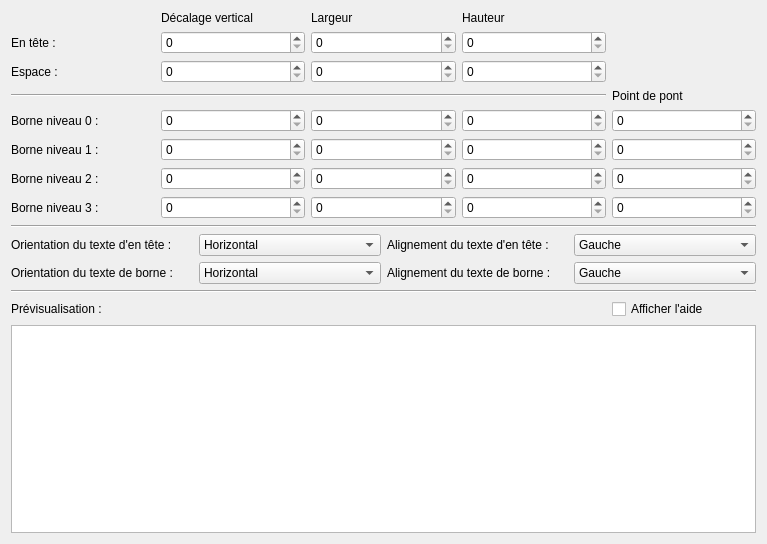
<?xml version="1.0" encoding="UTF-8"?>
<ui version="4.0">
 <class>TerminalStripLayoutEditor</class>
 <widget class="QWidget" name="TerminalStripLayoutEditor">
  <property name="geometry">
   <rect>
    <x>0</x>
    <y>0</y>
    <width>767</width>
    <height>544</height>
   </rect>
  </property>
  <property name="windowTitle">
   <string>Form</string>
  </property>
  <layout class="QGridLayout" name="gridLayout">
   <property name="sizeConstraint">
    <enum>QLayout::SetMaximumSize</enum>
   </property>
   <item row="4" column="0">
    <widget class="QLabel" name="label_7">
     <property name="text">
      <string>Borne niveau 0 :</string>
     </property>
    </widget>
   </item>
   <item row="1" column="0">
    <widget class="QLabel" name="label">
     <property name="text">
      <string>En tête :</string>
     </property>
    </widget>
   </item>
   <item row="3" column="0" colspan="4">
    <widget class="Line" name="line">
     <property name="orientation">
      <enum>Qt::Horizontal</enum>
     </property>
    </widget>
   </item>
   <item row="12" column="0" colspan="5">
    <widget class="QGraphicsView" name="m_graphics_view"/>
   </item>
   <item row="3" column="4">
    <widget class="QLabel" name="label_18">
     <property name="text">
      <string>Point de pont</string>
     </property>
    </widget>
   </item>
   <item row="5" column="1">
    <widget class="QSpinBox" name="m_y_terminal_1_sb">
     <property name="maximum">
      <number>1000</number>
     </property>
    </widget>
   </item>
   <item row="8" column="0" colspan="5">
    <widget class="Line" name="line_5">
     <property name="orientation">
      <enum>Qt::Horizontal</enum>
     </property>
    </widget>
   </item>
   <item row="2" column="3">
    <widget class="QSpinBox" name="m_height_spacer_sb">
     <property name="maximum">
      <number>1000</number>
     </property>
    </widget>
   </item>
   <item row="0" column="1">
    <widget class="QLabel" name="label_3">
     <property name="text">
      <string>Décalage vertical</string>
     </property>
    </widget>
   </item>
   <item row="11" column="4">
    <widget class="QCheckBox" name="m_display_preview_help">
     <property name="text">
      <string>Afficher l'aide</string>
     </property>
    </widget>
   </item>
   <item row="1" column="2">
    <widget class="QSpinBox" name="m_width_header_sb">
     <property name="maximum">
      <number>1000</number>
     </property>
    </widget>
   </item>
   <item row="7" column="3">
    <widget class="QSpinBox" name="m_height_terminal_3_sb">
     <property name="maximum">
      <number>1000</number>
     </property>
    </widget>
   </item>
   <item row="5" column="4">
    <widget class="QSpinBox" name="m_bridge_point_1_sb">
     <property name="maximum">
      <number>1000</number>
     </property>
    </widget>
   </item>
   <item row="0" column="2">
    <widget class="QLabel" name="label_4">
     <property name="text">
      <string>Largeur</string>
     </property>
    </widget>
   </item>
   <item row="6" column="3">
    <widget class="QSpinBox" name="m_height_terminal_2_sb">
     <property name="maximum">
      <number>1000</number>
     </property>
    </widget>
   </item>
   <item row="2" column="1">
    <widget class="QSpinBox" name="m_y_spacer_sb">
     <property name="maximum">
      <number>1000</number>
     </property>
    </widget>
   </item>
   <item row="0" column="3">
    <widget class="QLabel" name="label_5">
     <property name="text">
      <string>Hauteur</string>
     </property>
    </widget>
   </item>
   <item row="11" column="0">
    <widget class="QLabel" name="label_2">
     <property name="text">
      <string>Prévisualisation :</string>
     </property>
    </widget>
   </item>
   <item row="1" column="1">
    <widget class="QSpinBox" name="m_y_header_sb">
     <property name="maximum">
      <number>1000</number>
     </property>
    </widget>
   </item>
   <item row="7" column="1">
    <widget class="QSpinBox" name="m_y_terminal_3_sb">
     <property name="maximum">
      <number>1000</number>
     </property>
    </widget>
   </item>
   <item row="4" column="1">
    <widget class="QSpinBox" name="m_y_terminal_0_sb">
     <property name="maximum">
      <number>1000</number>
     </property>
    </widget>
   </item>
   <item row="2" column="2">
    <widget class="QSpinBox" name="m_width_spacer_sb">
     <property name="maximum">
      <number>1000</number>
     </property>
    </widget>
   </item>
   <item row="6" column="2">
    <widget class="QSpinBox" name="m_width_terminal_2_sb">
     <property name="maximum">
      <number>1000</number>
     </property>
    </widget>
   </item>
   <item row="9" column="0" colspan="5">
    <widget class="QWidget" name="widget" native="true">
     <layout class="QGridLayout" name="gridLayout_2">
      <property name="leftMargin">
       <number>0</number>
      </property>
      <property name="topMargin">
       <number>0</number>
      </property>
      <property name="rightMargin">
       <number>0</number>
      </property>
      <property name="bottomMargin">
       <number>0</number>
      </property>
      <item row="1" column="3">
       <widget class="QComboBox" name="m_terminal_text_alignment_cb">
        <item>
         <property name="text">
          <string>Gauche</string>
         </property>
        </item>
        <item>
         <property name="text">
          <string>Centre</string>
         </property>
        </item>
        <item>
         <property name="text">
          <string>Droite</string>
         </property>
        </item>
       </widget>
      </item>
      <item row="0" column="3">
       <widget class="QComboBox" name="m_header_text_alignment_cb">
        <item>
         <property name="text">
          <string>Gauche</string>
         </property>
        </item>
        <item>
         <property name="text">
          <string>Centre</string>
         </property>
        </item>
        <item>
         <property name="text">
          <string>Droite</string>
         </property>
        </item>
       </widget>
      </item>
      <item row="0" column="2">
       <widget class="QLabel" name="label_15">
        <property name="text">
         <string>Alignement du texte d'en tête :</string>
        </property>
       </widget>
      </item>
      <item row="1" column="2">
       <widget class="QLabel" name="label_17">
        <property name="text">
         <string>Alignement du texte de borne :</string>
        </property>
       </widget>
      </item>
      <item row="1" column="1">
       <widget class="QComboBox" name="m_terminal_text_orientation_cb">
        <item>
         <property name="text">
          <string>Horizontal</string>
         </property>
        </item>
        <item>
         <property name="text">
          <string>Vertical</string>
         </property>
        </item>
       </widget>
      </item>
      <item row="0" column="1">
       <widget class="QComboBox" name="m_header_text_orientation_cb">
        <item>
         <property name="text">
          <string>Horizontal</string>
         </property>
        </item>
        <item>
         <property name="text">
          <string>Vertical</string>
         </property>
        </item>
       </widget>
      </item>
      <item row="1" column="0">
       <widget class="QLabel" name="label_16">
        <property name="text">
         <string>Orientation du texte de borne :</string>
        </property>
       </widget>
      </item>
      <item row="0" column="0">
       <widget class="QLabel" name="label_14">
        <property name="text">
         <string>Orientation du texte d'en tête :</string>
        </property>
       </widget>
      </item>
     </layout>
    </widget>
   </item>
   <item row="1" column="3">
    <widget class="QSpinBox" name="m_height_header_sb">
     <property name="maximum">
      <number>1000</number>
     </property>
    </widget>
   </item>
   <item row="6" column="0">
    <widget class="QLabel" name="label_9">
     <property name="text">
      <string>Borne niveau 2 :</string>
     </property>
    </widget>
   </item>
   <item row="4" column="2">
    <widget class="QSpinBox" name="m_width_terminal_0_sb">
     <property name="maximum">
      <number>1000</number>
     </property>
    </widget>
   </item>
   <item row="2" column="0">
    <widget class="QLabel" name="label_6">
     <property name="text">
      <string>Espace :</string>
     </property>
    </widget>
   </item>
   <item row="7" column="2">
    <widget class="QSpinBox" name="m_width_terminal_3_sb">
     <property name="maximum">
      <number>1000</number>
     </property>
    </widget>
   </item>
   <item row="6" column="1">
    <widget class="QSpinBox" name="m_y_terminal_2_sb">
     <property name="maximum">
      <number>1000</number>
     </property>
    </widget>
   </item>
   <item row="6" column="4">
    <widget class="QSpinBox" name="m_bridge_point_2_sb">
     <property name="maximum">
      <number>1000</number>
     </property>
    </widget>
   </item>
   <item row="7" column="4">
    <widget class="QSpinBox" name="m_bridge_point_3_sb">
     <property name="maximum">
      <number>1000</number>
     </property>
    </widget>
   </item>
   <item row="5" column="2">
    <widget class="QSpinBox" name="m_width_terminal_1_sb">
     <property name="maximum">
      <number>1000</number>
     </property>
    </widget>
   </item>
   <item row="4" column="3">
    <widget class="QSpinBox" name="m_height_terminal_0_sb">
     <property name="maximum">
      <number>1000</number>
     </property>
    </widget>
   </item>
   <item row="5" column="3">
    <widget class="QSpinBox" name="m_height_terminal_1_sb">
     <property name="maximum">
      <number>1000</number>
     </property>
    </widget>
   </item>
   <item row="7" column="0">
    <widget class="QLabel" name="label_10">
     <property name="text">
      <string>Borne niveau 3 :</string>
     </property>
    </widget>
   </item>
   <item row="4" column="4">
    <widget class="QSpinBox" name="m_bridge_point_0_sb">
     <property name="maximum">
      <number>1000</number>
     </property>
    </widget>
   </item>
   <item row="5" column="0">
    <widget class="QLabel" name="label_8">
     <property name="text">
      <string>Borne niveau 1 :</string>
     </property>
    </widget>
   </item>
   <item row="10" column="0" colspan="5">
    <widget class="Line" name="line_2">
     <property name="orientation">
      <enum>Qt::Horizontal</enum>
     </property>
    </widget>
   </item>
  </layout>
 </widget>
 <resources/>
 <connections>
  <connection>
   <sender>m_y_header_sb</sender>
   <signal>valueChanged(int)</signal>
   <receiver>TerminalStripLayoutEditor</receiver>
   <slot>valueEdited()</slot>
   <hints>
    <hint type="sourcelabel">
     <x>167</x>
     <y>43</y>
    </hint>
    <hint type="destinationlabel">
     <x>276</x>
     <y>155</y>
    </hint>
   </hints>
  </connection>
  <connection>
   <sender>m_y_terminal_1_sb</sender>
   <signal>valueChanged(int)</signal>
   <receiver>TerminalStripLayoutEditor</receiver>
   <slot>valueEdited()</slot>
   <hints>
    <hint type="sourcelabel">
     <x>167</x>
     <y>158</y>
    </hint>
    <hint type="destinationlabel">
     <x>276</x>
     <y>155</y>
    </hint>
   </hints>
  </connection>
  <connection>
   <sender>m_bridge_point_0_sb</sender>
   <signal>valueChanged(int)</signal>
   <receiver>TerminalStripLayoutEditor</receiver>
   <slot>valueEdited()</slot>
   <hints>
    <hint type="sourcelabel">
     <x>492</x>
     <y>127</y>
    </hint>
    <hint type="destinationlabel">
     <x>276</x>
     <y>155</y>
    </hint>
   </hints>
  </connection>
  <connection>
   <sender>m_height_terminal_0_sb</sender>
   <signal>valueChanged(int)</signal>
   <receiver>TerminalStripLayoutEditor</receiver>
   <slot>valueEdited()</slot>
   <hints>
    <hint type="sourcelabel">
     <x>384</x>
     <y>127</y>
    </hint>
    <hint type="destinationlabel">
     <x>276</x>
     <y>155</y>
    </hint>
   </hints>
  </connection>
  <connection>
   <sender>m_width_terminal_0_sb</sender>
   <signal>valueChanged(int)</signal>
   <receiver>TerminalStripLayoutEditor</receiver>
   <slot>valueEdited()</slot>
   <hints>
    <hint type="sourcelabel">
     <x>276</x>
     <y>127</y>
    </hint>
    <hint type="destinationlabel">
     <x>276</x>
     <y>155</y>
    </hint>
   </hints>
  </connection>
  <connection>
   <sender>m_y_terminal_0_sb</sender>
   <signal>valueChanged(int)</signal>
   <receiver>TerminalStripLayoutEditor</receiver>
   <slot>valueEdited()</slot>
   <hints>
    <hint type="sourcelabel">
     <x>167</x>
     <y>127</y>
    </hint>
    <hint type="destinationlabel">
     <x>276</x>
     <y>155</y>
    </hint>
   </hints>
  </connection>
  <connection>
   <sender>m_height_spacer_sb</sender>
   <signal>valueChanged(int)</signal>
   <receiver>TerminalStripLayoutEditor</receiver>
   <slot>valueEdited()</slot>
   <hints>
    <hint type="sourcelabel">
     <x>384</x>
     <y>74</y>
    </hint>
    <hint type="destinationlabel">
     <x>276</x>
     <y>155</y>
    </hint>
   </hints>
  </connection>
  <connection>
   <sender>m_height_header_sb</sender>
   <signal>valueChanged(int)</signal>
   <receiver>TerminalStripLayoutEditor</receiver>
   <slot>valueEdited()</slot>
   <hints>
    <hint type="sourcelabel">
     <x>384</x>
     <y>43</y>
    </hint>
    <hint type="destinationlabel">
     <x>276</x>
     <y>155</y>
    </hint>
   </hints>
  </connection>
  <connection>
   <sender>m_y_spacer_sb</sender>
   <signal>valueChanged(int)</signal>
   <receiver>TerminalStripLayoutEditor</receiver>
   <slot>valueEdited()</slot>
   <hints>
    <hint type="sourcelabel">
     <x>167</x>
     <y>74</y>
    </hint>
    <hint type="destinationlabel">
     <x>276</x>
     <y>155</y>
    </hint>
   </hints>
  </connection>
  <connection>
   <sender>m_width_spacer_sb</sender>
   <signal>valueChanged(int)</signal>
   <receiver>TerminalStripLayoutEditor</receiver>
   <slot>valueEdited()</slot>
   <hints>
    <hint type="sourcelabel">
     <x>276</x>
     <y>74</y>
    </hint>
    <hint type="destinationlabel">
     <x>276</x>
     <y>155</y>
    </hint>
   </hints>
  </connection>
  <connection>
   <sender>m_width_header_sb</sender>
   <signal>valueChanged(int)</signal>
   <receiver>TerminalStripLayoutEditor</receiver>
   <slot>valueEdited()</slot>
   <hints>
    <hint type="sourcelabel">
     <x>276</x>
     <y>43</y>
    </hint>
    <hint type="destinationlabel">
     <x>276</x>
     <y>155</y>
    </hint>
   </hints>
  </connection>
  <connection>
   <sender>m_y_terminal_2_sb</sender>
   <signal>valueChanged(int)</signal>
   <receiver>TerminalStripLayoutEditor</receiver>
   <slot>valueEdited()</slot>
   <hints>
    <hint type="sourcelabel">
     <x>167</x>
     <y>189</y>
    </hint>
    <hint type="destinationlabel">
     <x>276</x>
     <y>155</y>
    </hint>
   </hints>
  </connection>
  <connection>
   <sender>m_y_terminal_3_sb</sender>
   <signal>valueChanged(int)</signal>
   <receiver>TerminalStripLayoutEditor</receiver>
   <slot>valueEdited()</slot>
   <hints>
    <hint type="sourcelabel">
     <x>167</x>
     <y>220</y>
    </hint>
    <hint type="destinationlabel">
     <x>276</x>
     <y>155</y>
    </hint>
   </hints>
  </connection>
  <connection>
   <sender>m_width_terminal_1_sb</sender>
   <signal>valueChanged(int)</signal>
   <receiver>TerminalStripLayoutEditor</receiver>
   <slot>valueEdited()</slot>
   <hints>
    <hint type="sourcelabel">
     <x>276</x>
     <y>158</y>
    </hint>
    <hint type="destinationlabel">
     <x>276</x>
     <y>155</y>
    </hint>
   </hints>
  </connection>
  <connection>
   <sender>m_width_terminal_2_sb</sender>
   <signal>valueChanged(int)</signal>
   <receiver>TerminalStripLayoutEditor</receiver>
   <slot>valueEdited()</slot>
   <hints>
    <hint type="sourcelabel">
     <x>276</x>
     <y>189</y>
    </hint>
    <hint type="destinationlabel">
     <x>276</x>
     <y>155</y>
    </hint>
   </hints>
  </connection>
  <connection>
   <sender>m_width_terminal_3_sb</sender>
   <signal>valueChanged(int)</signal>
   <receiver>TerminalStripLayoutEditor</receiver>
   <slot>valueEdited()</slot>
   <hints>
    <hint type="sourcelabel">
     <x>276</x>
     <y>220</y>
    </hint>
    <hint type="destinationlabel">
     <x>276</x>
     <y>155</y>
    </hint>
   </hints>
  </connection>
  <connection>
   <sender>m_height_terminal_1_sb</sender>
   <signal>valueChanged(int)</signal>
   <receiver>TerminalStripLayoutEditor</receiver>
   <slot>valueEdited()</slot>
   <hints>
    <hint type="sourcelabel">
     <x>384</x>
     <y>158</y>
    </hint>
    <hint type="destinationlabel">
     <x>276</x>
     <y>155</y>
    </hint>
   </hints>
  </connection>
  <connection>
   <sender>m_height_terminal_2_sb</sender>
   <signal>valueChanged(int)</signal>
   <receiver>TerminalStripLayoutEditor</receiver>
   <slot>valueEdited()</slot>
   <hints>
    <hint type="sourcelabel">
     <x>384</x>
     <y>189</y>
    </hint>
    <hint type="destinationlabel">
     <x>276</x>
     <y>155</y>
    </hint>
   </hints>
  </connection>
  <connection>
   <sender>m_height_terminal_3_sb</sender>
   <signal>valueChanged(int)</signal>
   <receiver>TerminalStripLayoutEditor</receiver>
   <slot>valueEdited()</slot>
   <hints>
    <hint type="sourcelabel">
     <x>384</x>
     <y>220</y>
    </hint>
    <hint type="destinationlabel">
     <x>276</x>
     <y>155</y>
    </hint>
   </hints>
  </connection>
  <connection>
   <sender>m_bridge_point_1_sb</sender>
   <signal>valueChanged(int)</signal>
   <receiver>TerminalStripLayoutEditor</receiver>
   <slot>valueEdited()</slot>
   <hints>
    <hint type="sourcelabel">
     <x>492</x>
     <y>158</y>
    </hint>
    <hint type="destinationlabel">
     <x>276</x>
     <y>155</y>
    </hint>
   </hints>
  </connection>
  <connection>
   <sender>m_bridge_point_3_sb</sender>
   <signal>valueChanged(int)</signal>
   <receiver>TerminalStripLayoutEditor</receiver>
   <slot>valueEdited()</slot>
   <hints>
    <hint type="sourcelabel">
     <x>492</x>
     <y>220</y>
    </hint>
    <hint type="destinationlabel">
     <x>276</x>
     <y>155</y>
    </hint>
   </hints>
  </connection>
  <connection>
   <sender>m_bridge_point_2_sb</sender>
   <signal>valueChanged(int)</signal>
   <receiver>TerminalStripLayoutEditor</receiver>
   <slot>valueEdited()</slot>
   <hints>
    <hint type="sourcelabel">
     <x>492</x>
     <y>189</y>
    </hint>
    <hint type="destinationlabel">
     <x>276</x>
     <y>155</y>
    </hint>
   </hints>
  </connection>
  <connection>
   <sender>m_header_text_alignment_cb</sender>
   <signal>currentIndexChanged(int)</signal>
   <receiver>TerminalStripLayoutEditor</receiver>
   <slot>valueEdited()</slot>
   <hints>
    <hint type="sourcelabel">
     <x>506</x>
     <y>259</y>
    </hint>
    <hint type="destinationlabel">
     <x>276</x>
     <y>155</y>
    </hint>
   </hints>
  </connection>
  <connection>
   <sender>m_header_text_orientation_cb</sender>
   <signal>currentIndexChanged(int)</signal>
   <receiver>TerminalStripLayoutEditor</receiver>
   <slot>valueEdited()</slot>
   <hints>
    <hint type="sourcelabel">
     <x>235</x>
     <y>259</y>
    </hint>
    <hint type="destinationlabel">
     <x>276</x>
     <y>155</y>
    </hint>
   </hints>
  </connection>
  <connection>
   <sender>m_terminal_text_alignment_cb</sender>
   <signal>currentIndexChanged(int)</signal>
   <receiver>TerminalStripLayoutEditor</receiver>
   <slot>valueEdited()</slot>
   <hints>
    <hint type="sourcelabel">
     <x>506</x>
     <y>289</y>
    </hint>
    <hint type="destinationlabel">
     <x>276</x>
     <y>155</y>
    </hint>
   </hints>
  </connection>
  <connection>
   <sender>m_terminal_text_orientation_cb</sender>
   <signal>currentIndexChanged(int)</signal>
   <receiver>TerminalStripLayoutEditor</receiver>
   <slot>valueEdited()</slot>
   <hints>
    <hint type="sourcelabel">
     <x>235</x>
     <y>289</y>
    </hint>
    <hint type="destinationlabel">
     <x>276</x>
     <y>155</y>
    </hint>
   </hints>
  </connection>
 </connections>
 <slots>
  <slot>valueEdited()</slot>
 </slots>
</ui>
